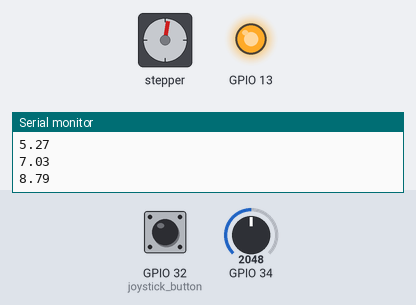
The sketch below on a simulated ESP32. Parts: stepper motor, output pins drawn as LEDs (lit = HIGH), the last lines printed to the serial monitor. Wiring (inferred from the names in the program): stepper motor (2048 steps per turn assumed): coils GPIO 26, GPIO 25, GPIO 33, GPIO 27. Inputs (shaded band) come from the test bench; at power-on: GPIO 34 = 2048, GPIO 32 (joystick_button) HIGH. Pins used as bus, display or sensor lines are not drawn.

Above: at 1.2 s.
1.3 s: GPIO 34 set to 3603
At 2.4 s:
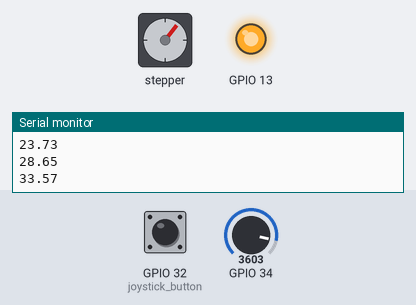
4.3 s: GPIO 32 (joystick_button) pulled LOW for 0.15 s
At 4.46 s:
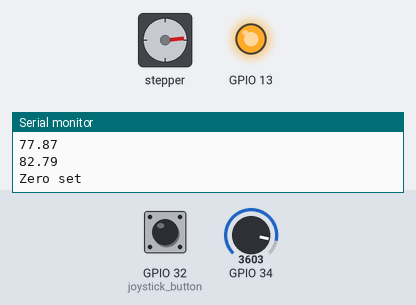
7.3 s: GPIO 34 set to 160
At 7.7 s:
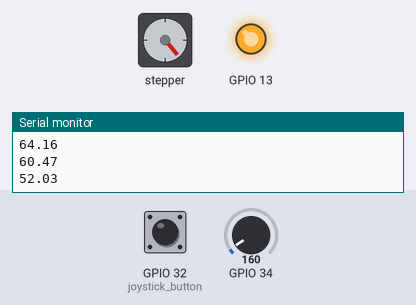
10.3 s: GPIO 32 (joystick_button) pulled LOW for 1 s
At 12.56 s:
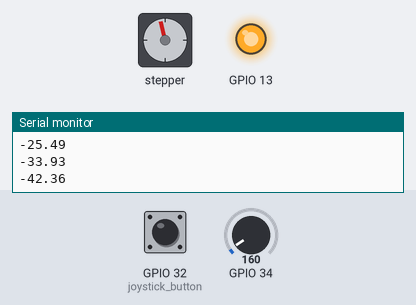
14.3 s: GPIO 32 (joystick_button) pulled LOW for 0.15 s
17.3 s: GPIO 34 set to 0
Timing chart, 0 to 20.3 s (numbered marks = the images above; inputs shaded):
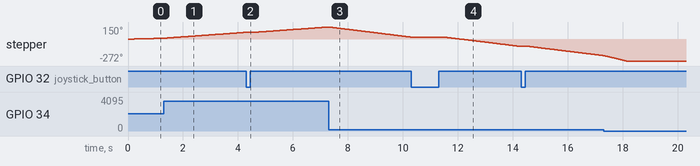

The sketch:

Joystick_Motor_Control.ino
```cpp
const int IN1 = 26;
const int IN2 = 25;
const int IN3 = 33;
const int IN4 = 27;

// which coils are ON (1) or OFF (0) at each of the 4 clicks        (the table is in the datasheet, its just how it is)
const int SEQ[4][4] = {
  {1, 1, 0, 0},   // click 0
  {0, 1, 1, 0},   // click 1
  {0, 0, 1, 1},   // click 2
  {1, 0, 0, 1}    // click 3
};

const long LIMIT = 1024;       // 1024 clicks = 180 degrees, the furthest it can go each way

int step = 0;   // which row we're on
long position = 0;             // total clicks from the start (+ right, - left)
unsigned long lastPrint = 0;   // last time we printed the angle

// turn on the coils for the current row
void writeStep() {
  digitalWrite(IN1, SEQ[step][0]);
  digitalWrite(IN2, SEQ[step][1]);
  digitalWrite(IN3, SEQ[step][2]);
  digitalWrite(IN4, SEQ[step][3]);
}
void setup() {
  pinMode(13, OUTPUT);
  digitalWrite(13, HIGH);   // joystick power (3.3V)

  pinMode(32, INPUT_PULLUP);   // joystick button (HIGH = not pressed, LOW = pressed)

  pinMode(IN1, OUTPUT);
  pinMode(IN2, OUTPUT);
  pinMode(IN3, OUTPUT);
  pinMode(IN4, OUTPUT);

  Serial.begin(115200);

}

void loop() {
  int x = analogRead(34);

  if (digitalRead(32) == LOW) {   // button pressed
    position = 0;                 // the current spot becomes the new zero
    Serial.println("Zero set");
    delay(300);                   // wait so one click isn't counted many times
  }

  if (x > 2035 && position < LIMIT) {            // RIGHT        // only if not at +180
    step = step + 1;
    if (step > 3) step = 0;   // after row 3, go back to row 0
    writeStep();
    position = position + 1;    // one click right
    int wait = map(x, 2035, 4095, 20, 2);     // x = joystick, 2035 = barely right, 4095 = full right, 20 = slow wait, 2 = fast wait
    delay(wait);
  }
  else if (x < 1635 && position > -LIMIT) {       // LEFT        // only if not at -180
    step = step - 1;
    if (step < 0) step = 3;   // before row 0, go back to row 3
    writeStep();
    position = position - 1;   // one click left
    int wait = map(x, 1635, 0, 20, 2);       // x = joystick, 1635 = barely left, 0 = full left, 20 = slow wait, 2 = fast wait
    delay(wait);
  }
  else {          // STOP
    delay(3);
  }


if (millis() - lastPrint > 200) {
    float angle = position * 360.0 / 2048;   // 2048 clicks = 360 degrees
    Serial.println(angle);
    lastPrint = millis();
  }
}
```
